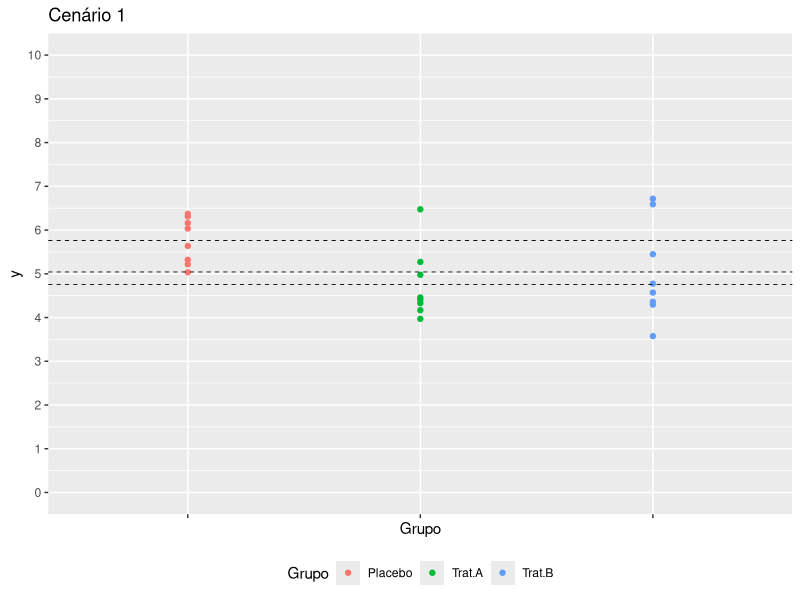
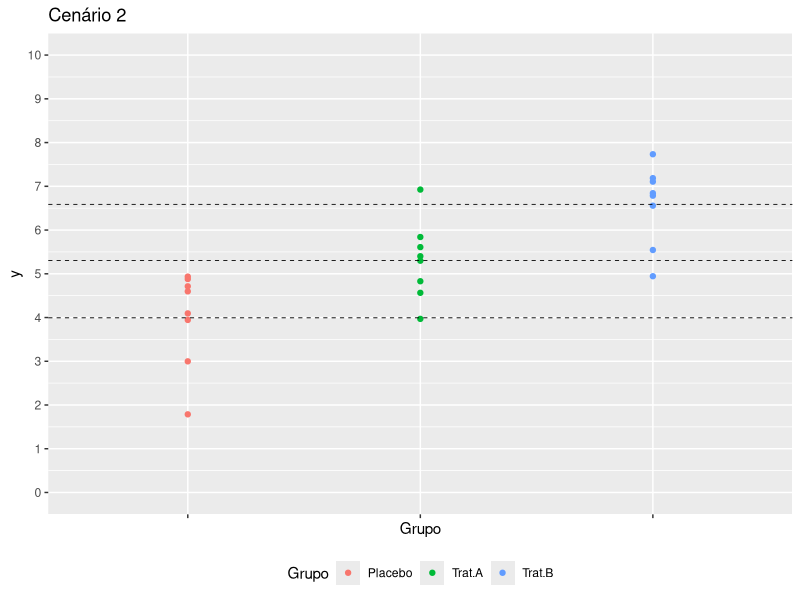
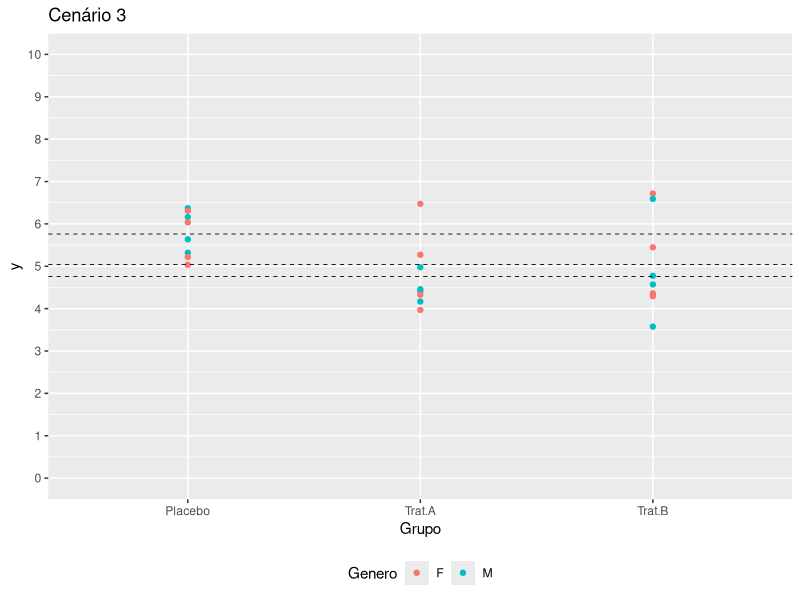
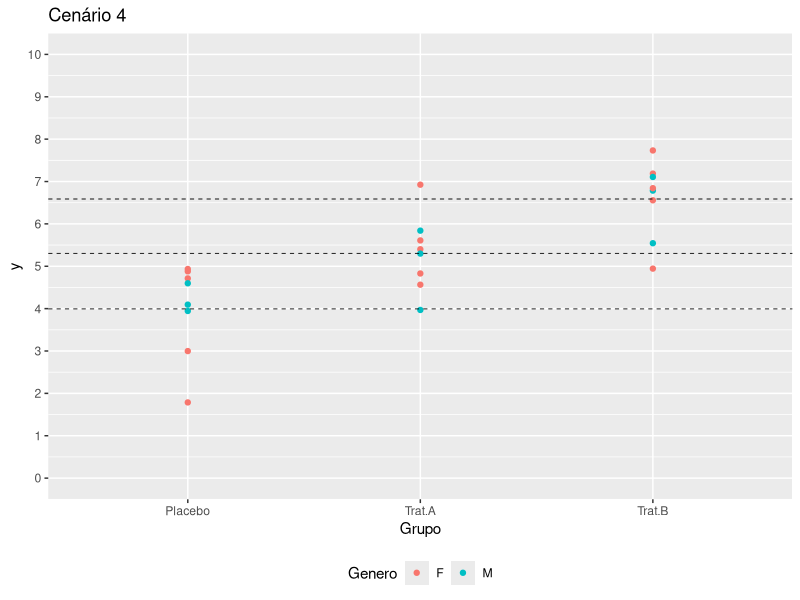
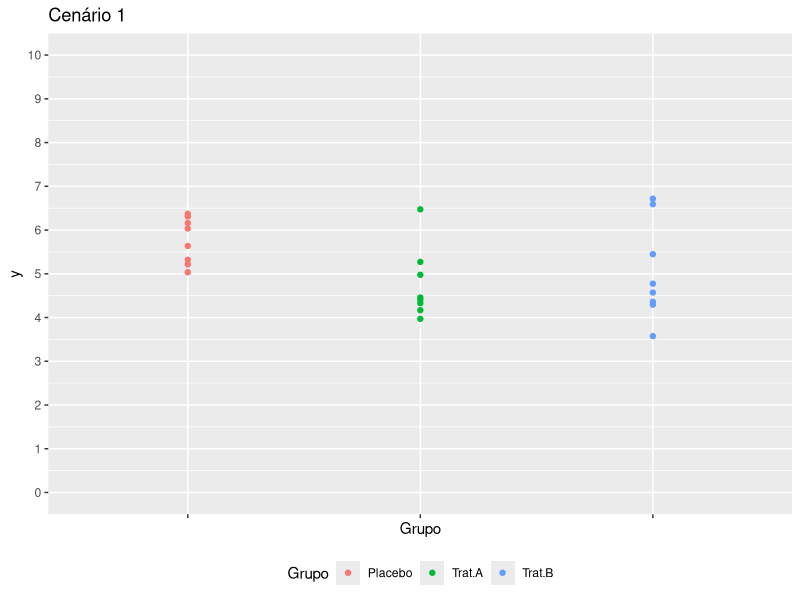
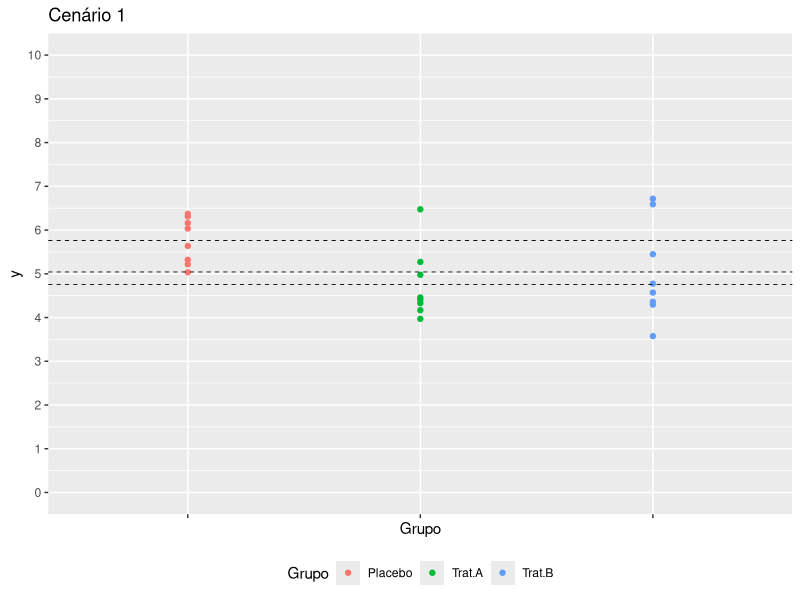
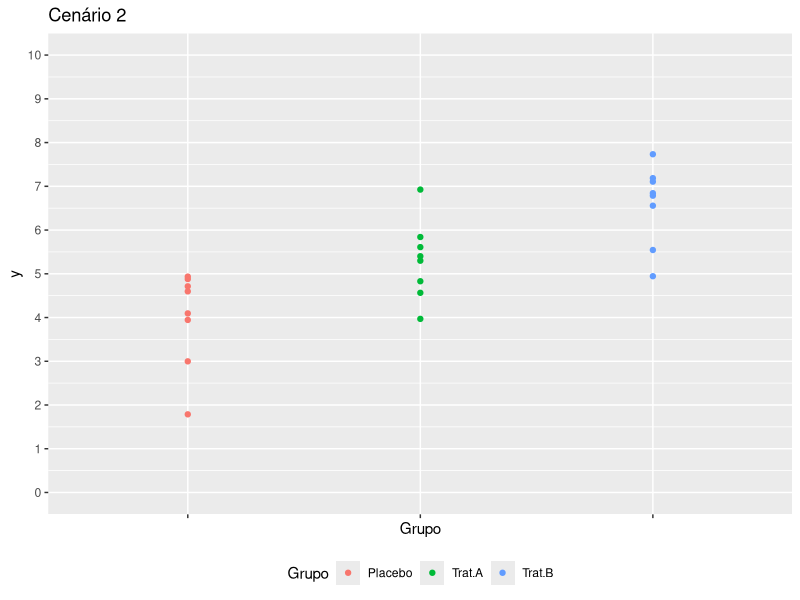
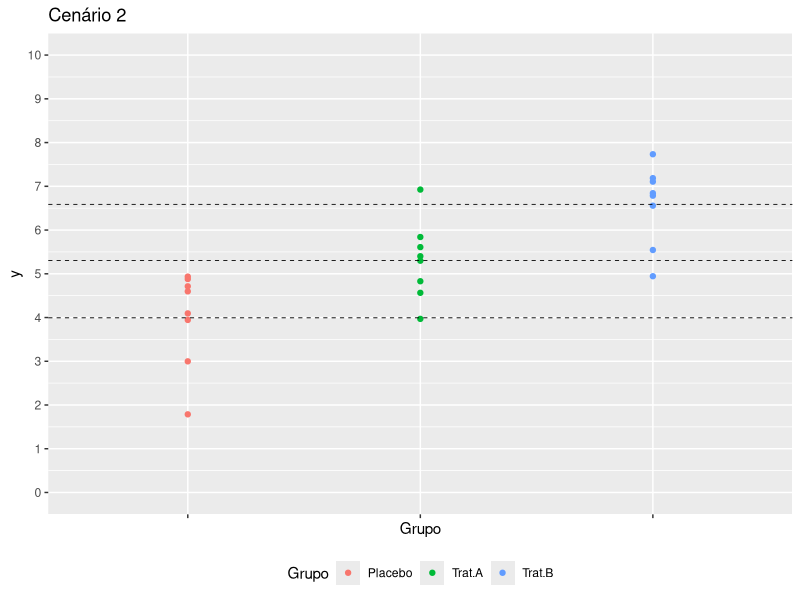

The R script that drew these images, in order:
# setup -------------------------------------------------------------------

# seed  8 =  A x B  - M = 1
# seed 55 =  ANOVA sig
# seed 72 = Plac x A **
# set.seed(72)

library(ggplot2)
library(tidyr)
library(data.table)

# dados -------------------------------------------------------------------

# cenario1 <- data.table(Placebo = rnorm(8, 5, 1), Trat.A = rnorm(8, 5, 1), Trat.B = rnorm(8, 5, 1))
# cenario2 <- data.table(Placebo = rnorm(8, 4, 1), Trat.A = rnorm(8, 6, 1), Trat.B = rnorm(8, 6, 1))
# cenario1 <- cbind(cenario1, Genero = sample(c("M", "F"), 8, replace = T))
# cenario2 <- cbind(cenario2, Genero = sample(c("M", "F"), 8, replace = T))
# fwrite(cenario1, "Aulas/Cap13-30/cenario1.csv")
# fwrite(cenario2, "Aulas/Cap13-30/cenario2.csv")

cenario1 <- fread("Aulas/Cap13-30/cenario1.csv")
cenario2 <- fread("Aulas/Cap13-30/cenario2.csv")
cenario1$Genero <- factor(cenario1$Genero)
cenario2$Genero <- factor(cenario2$Genero)
cenario1.long <- gather(cenario1, Grupo, y, -Genero)
cenario2.long <- gather(cenario2, Grupo, y, -Genero)
cenario1.long$Grupo <- factor(cenario1.long$Grupo)
cenario2.long$Grupo <- factor(cenario2.long$Grupo)

# DataViz -----------------------------------------------------------------

baseplot11 <- ggplot(cenario1.long, aes(Grupo, y, col = Grupo)) +
  geom_point() +
  scale_x_discrete(labels = NULL) +
  scale_y_continuous(limits = c(0,10), breaks = seq(0, 10)) +
  ggtitle("Cenário 1") +
  theme(legend.position = "bottom")
ggsave("Aulas/Cap13-30/cenario1.png", height = 7, width = 7)

baseplot11 +
  geom_hline(yintercept = apply(cenario1[,1:3], 2, mean), lty = 2, lwd = .3)
ggsave("Aulas/Cap13-30/cenario1_medias.png", height = 7, width = 7)

baseplot21 <- ggplot(cenario2.long, aes(Grupo, y, col = Grupo)) +
  geom_point() +
  scale_x_discrete(labels = NULL) +
  scale_y_continuous(limits = c(0,10), breaks = seq(0, 10)) +
  ggtitle("Cenário 2") +
  theme(legend.position = "bottom")
ggsave("Aulas/Cap13-30/cenario2.png", height = 7, width = 7)

baseplot21 +
  geom_hline(yintercept = apply(cenario2[,1:3], 2, mean), lty = 2, lwd = .3)
ggsave("Aulas/Cap13-30/cenario2_medias.png", height = 7, width = 7)

baseplot12 <- ggplot(cenario1.long, aes(Grupo, y, col = Genero)) +
  geom_point() +
  # scale_x_discrete(labels = NULL) +
  scale_y_continuous(limits = c(0,10), breaks = seq(0, 10)) +
  ggtitle("Cenário 3") +
  theme(legend.position = "bottom")
ggsave("Aulas/Cap13-30/cenario12.png", height = 7, width = 7)

baseplot12 +
  geom_hline(yintercept = apply(cenario1[,1:3], 2, mean), lty = 2, lwd = .3)
ggsave("Aulas/Cap13-30/cenario12_medias.png", height = 7, width = 7)

baseplot22 <- ggplot(cenario2.long, aes(Grupo, y, col = Genero)) +
  geom_point() +
  # scale_x_discrete(labels = NULL) +
  scale_y_continuous(limits = c(0,10), breaks = seq(0, 10)) +
  ggtitle("Cenário 4") +
  theme(legend.position = "bottom")
ggsave("Aulas/Cap13-30/cenario22.png", height = 7, width = 7)

baseplot22 +
  geom_hline(yintercept = apply(cenario2[,1:3], 2, mean), lty = 2, lwd = .3)
ggsave("Aulas/Cap13-30/cenario22_medias.png", height = 7, width = 7)

# testes t sem correcao ---------------------------------------------------

# cenario 1
format.pval(with(cenario1, t.test(Placebo, Trat.A, var.equal = T)$p.value), scientific = F, digits = 4, eps = 1e-4)
format.pval(with(cenario1, t.test(Placebo, Trat.B, var.equal = T)$p.value), scientific = F, digits = 4, eps = 1e-4)
format.pval(with(cenario1, t.test(Trat.A, Trat.B, var.equal = T)$p.value), scientific = F, digits = 4, eps = 1e-4)

# cenario 2
format.pval(with(cenario2, t.test(Placebo, Trat.A, var.equal = T)$p.value), scientific = F, digits = 4, eps = 1e-4)
format.pval(with(cenario2, t.test(Placebo, Trat.B, var.equal = T)$p.value), scientific = F, digits = 4, eps = 1e-4)
format.pval(with(cenario2, t.test(Trat.A, Trat.B, var.equal = T)$p.value), scientific = F, digits = 4, eps = 1e-4)

# 1-way -------------------------------------------------------------------

anova11 <- aov(y ~ Grupo, cenario1.long)
anova21 <- aov(y ~ Grupo, cenario2.long)

# Bonferroni
anova11.p.bonf <- with(cenario1.long, pairwise.t.test(y, Grupo, p.adjust.method = "bonf"))
anova21.p.bonf <- with(cenario2.long, pairwise.t.test(y, Grupo, p.adjust.method = "bonf"))

# Tukey
anova11.p.tukey <- TukeyHSD(anova11)
anova21.p.tukey <- TukeyHSD(anova21)

# 2-way -------------------------------------------------------------------

# sem interacao
anova12 <- update(anova11, . ~ . + Genero)
anova22 <- update(anova21, . ~ . + Genero)

# Bonferroni
# anova12.p.bonf <- with(cenario1.long, pairwise.t.test(y, Grupo, p.adjust.method = "bonf"))
# anova22.p.bonf <- with(cenario2.long, pairwise.t.test(y, Grupo, p.adjust.method = "bonf"))

# Tukey
anova12.p.tukey <- TukeyHSD(anova12)
anova22.p.tukey <- TukeyHSD(anova22)

# com interacao
summary(aov(y ~ Grupo + Genero, cenario2.long))
summary(aov(y ~ Grupo * Genero, cenario2.long))
TukeyHSD(aov(y ~ Grupo * Genero, cenario2.long))
